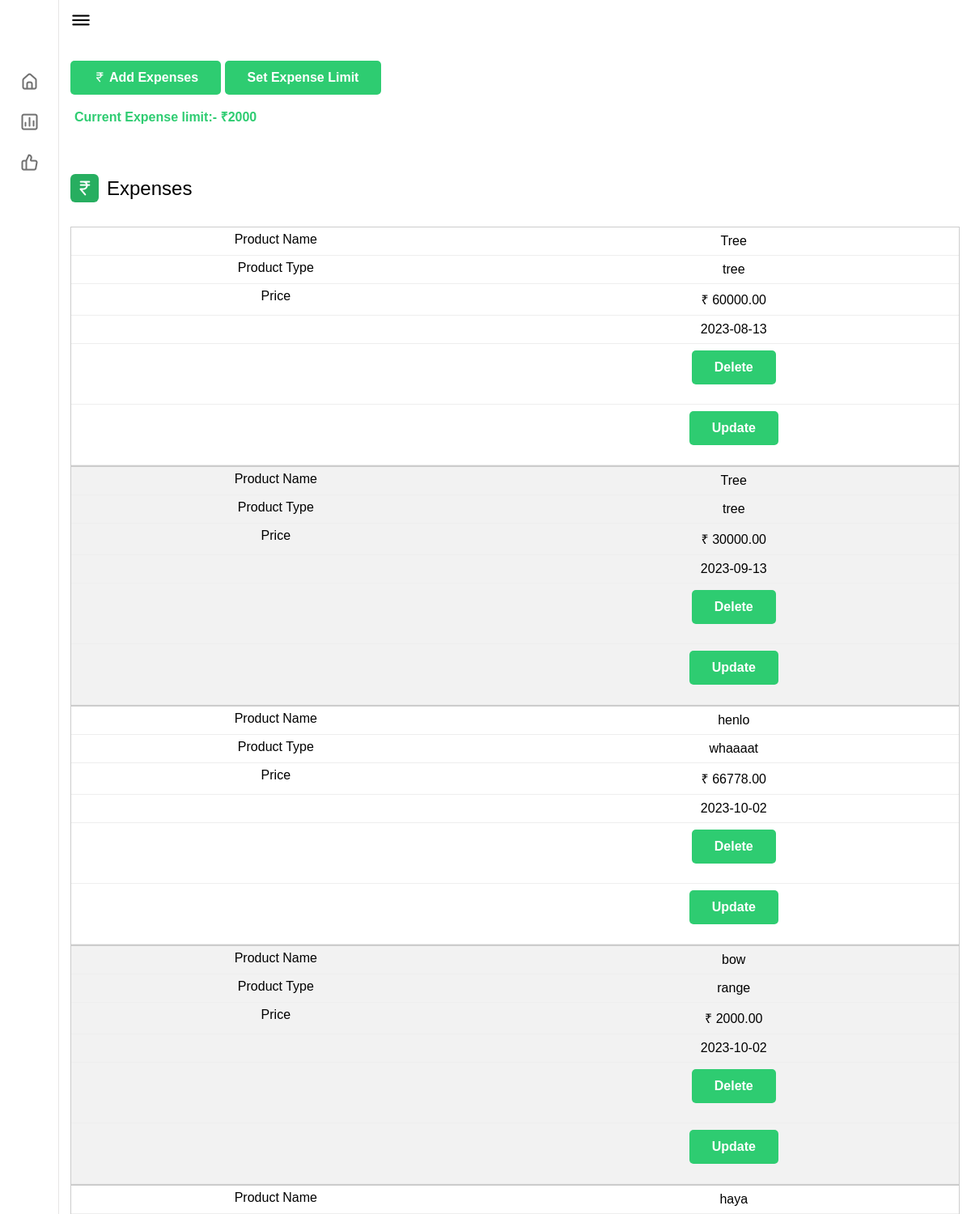
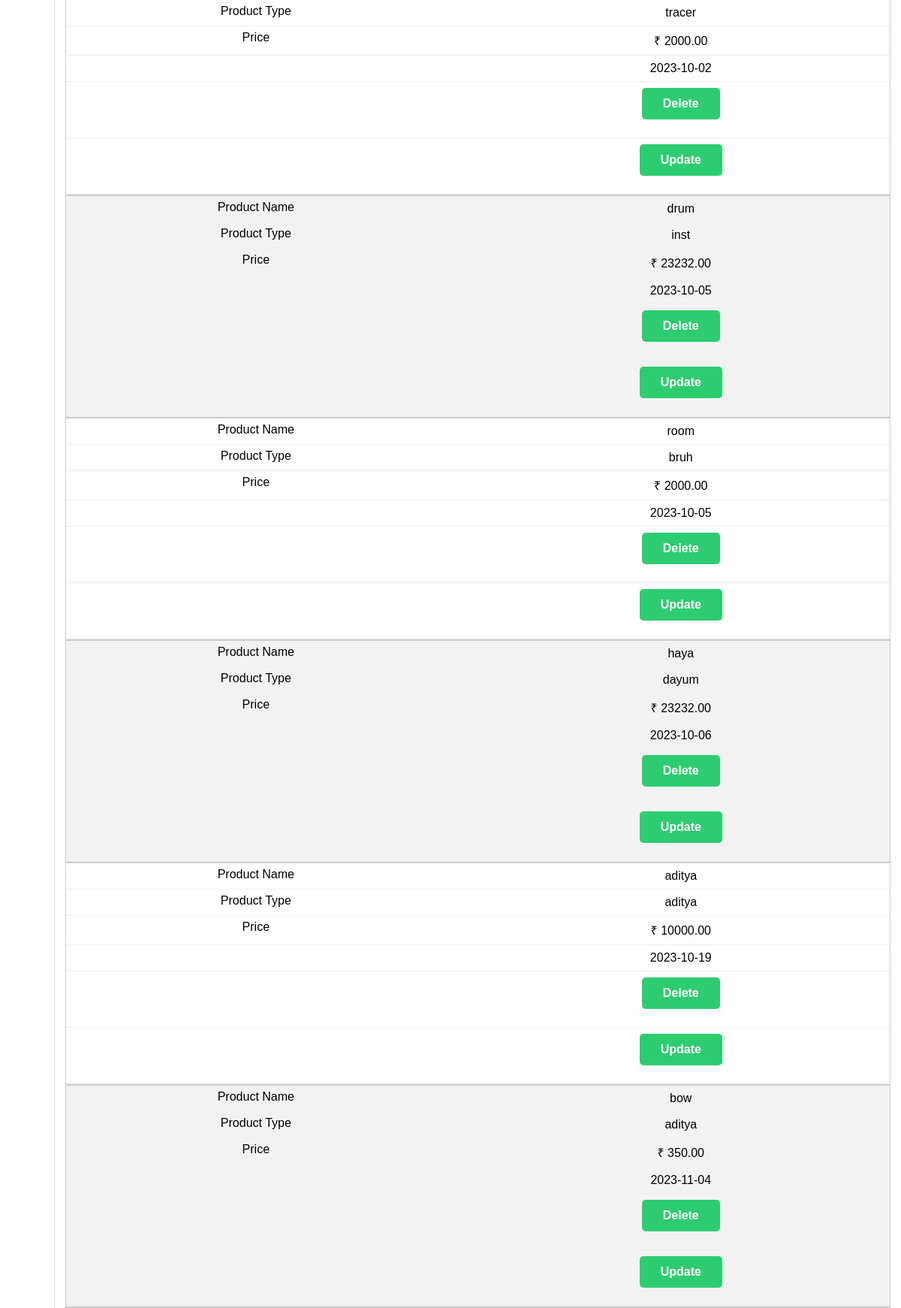
The page /dashboard/expenses.php (signed in, upper part) on the database its author committed (2 pictures, top to bottom).
### tables this page shows
CREATE TABLE `users` (
  `id` int(20) NOT NULL,
  `fname` varchar(30) NOT NULL,
  `lname` varchar(20) NOT NULL,
  `email` varchar(50) NOT NULL,
  `phone` varchar(10) DEFAULT NULL,
  `password` varchar(30) NOT NULL,
  `expense_limit` varchar(10) DEFAULT '1000'
);

CREATE TABLE `expenses` (
  `expense_id` int(11) NOT NULL,
  `user_id` int(11) DEFAULT NULL,
  `expense_name` varchar(50) NOT NULL,
  `expense_type` varchar(50) DEFAULT NULL,
  `expense_amount` decimal(10,2) NOT NULL,
  `date_added` date DEFAULT current_timestamp()
);

### dashboard/expenses.php (the view, shortened to what this page needs)
<?php
include '../connectDB.php';
if (isset($_SESSION['id'])) {
    $id = $_SESSION['id'];
    $sql = "SELECT * from `users` where id = '$id'";
    $result = mysqli_query($con, $sql);
    $row = mysqli_fetch_assoc($result);
    $expenseLimit = $row['expense_limit'];
} else {
    echo "<script>window.location.href='../login.php';</script>";
}
?>
<!DOCTYPE html>
<html lang="en">
<head>
    <link rel="stylesheet" href="../assets/css/dashboard.css">
    <link rel="stylesheet" href="../assets/css/modal.css">
    <link rel="stylesheet" href="https://unicons.iconscout.com/release/v4.0.0/css/line.css">
</head>
<body>
    <nav>
        <div class="logo-name">
        </div>
        <div class="menu-items">
            <ul class="nav-links">
                <li><a href="dashboard.php">
                        <i class="uil uil-estate"></i>
                    </a></li>
                <li><a href="expenses.php">
                        <i class="uil uil-chart"></i>
                    </a></li>
                <li><a href="user.php">
                        <i class="uil uil-thumbs-up"></i>
                    </a></li>
            </ul>
        </div>
    </nav>
    <section class="dashboard">
        <div class="top">
            <i class="uil uil-bars sidebar-toggle"></i>
        </div>
        <div class="dash-content" id="add-expense">
            <div class="overview">
                <div class="activity add_expenses">
                    <?php include 'add_expenses.php' ?>
                    <button type="button" class="edit-profile-btn open-modal" data-open="modal_exp_limit">Set Expense Limit</button>
                    <?php
                    if ($expenseLimit != NULL) echo '<div style="color:#2ecc71;font-weight:bold;padding-left:5px;">Current Expense limit:- ₹' . $expenseLimit . '</div>';
                    else echo '<div style="color:red;font-weight:bold;padding-left:5px;">No limit set yet!</div>';
                    ?>
                </div>
                <div class=" activity">
                    <?php
                    $sql = "SELECT * FROM expenses WHERE user_id = '$id'";
                    $result = mysqli_query($con, $sql);
                    if (mysqli_num_rows($result) > 0) {
                        echo '<div class="title">
                            <i class="uil uil-rupee-sign"></i>
                            <span class="text">Expenses</span>
                        </div>
                        <div class="table-container">
                            <table>
                        <thead>
                            <tr>
                                <th>Product Name</th>
                                <th>Product Type</th>
                                <th>Price</th>
                                <th>Date of Expense</th>
                                <th><th>
                            </tr>
                        </thead>
                        <tbody>';
                        while ($row = mysqli_fetch_assoc($result)) {
                            $expense_Id = $row['expense_id'];
                            $expenseName = $row['expense_name'];
                            $expenseType = $row['expense_type'];
                            $expenseAmount = $row['expense_amount'];
                            $date_added = $row['date_added'];
                            echo '<tr>
                        <td>' . $expenseName . '</td>
                        <td>' . $expenseType . '</td>
                        <td>₹ ' . $expenseAmount . '</td>
                        <td>' . $date_added . '</td>
                        <td>
                        <div class="btn-group">
                        <button type="button" class="open-modal" data-open="modal_' . $expense_Id . '">Delete</button>
                      </div>
                        </td>
                        <td>
                        <div class="btn-group">
                        <button type="button" class="open-modal" data-open="modal3_' . $expense_Id . '">Update</button>
                      </div>
                        </td>
                     </tr>';
                        }
                        echo '</tbody></table>';
                    } else {
                        echo '<div class="if-no-exp ">
                        <div class="text"><strong>No Expenses yet :(</strong></div>
                    </div>';
                    }
                    ?>
                </div>
            </div>
        </div>
        </div>
    </section>
</body>
</html>

### dashboard/add_expenses.php (shortened to what this page needs)
<div class="btn-group">
    <button type="button" class="open-modal" data-open="modal2">
    <i class="uil uil-rupee-sign"></i>
        Add Expenses </button>

### assets/css/dashboard.css (style rules this page uses)
* { margin: 0; padding: 0; box-sizing: border-box; font-family: 'REM', sans-serif; }
:root { --primary-color: #27ae60; --panel-color: #FFF; --text-color: #000; --black-light-color: #707070; --border-color: #e6e5e5; --toggle-color: #DDD; --box1-color: #90e0b2; --box2-color: #beefd3; --box3-color: #dfe8e2; --title-icon-color: #fff; --tran-05: all 0.5s ease; --tran-03: all 0.3s ease; --tran-03: all 0.2s ease; }
body { overflow-x: hidden; }
table { width: 100%; border-collapse: collapse; margin-bottom: 20px; }
th, td { border: 1px solid #ccc; padding: 10px; text-align: center; }
tr:nth-child(even) { background-color: #f2f2f2; }
nav { position: fixed; top: 0; left: 0; height: 100%; width: 250px; padding: 10px 14px; background-color: var(--panel-color); border-right: 1px solid var(--border-color); transition: var(--tran-05); }
nav .logo-name { display: flex; align-items: center; }
nav .menu-items { margin-top: 40px; height: calc(100% - 90px); display: flex; flex-direction: column; justify-content: space-between; }
.menu-items li { list-style: none; }
.menu-items li a { display: flex; align-items: center; height: 50px; text-decoration: none; position: relative; }
.menu-items li a i { font-size: 24px; min-width: 45px; height: 100%; display: flex; align-items: center; justify-content: center; color: var(--black-light-color); }
.dashboard { position: relative; left: 250px; background-color: var(--panel-color); min-height: 100vh; width: calc(100% - 250px); padding: 10px 14px; transition: var(--tran-05); }
.dashboard .top { position: fixed; top: 0; left: 250px; display: flex; width: calc(100% - 250px); justify-content: space-between; align-items: center; padding: 10px 14px; background-color: var(--panel-color); transition: var(--tran-05); z-index: 10; }
.dashboard .top .sidebar-toggle { font-size: 26px; color: var(--text-color); cursor: pointer; }
.dash-content .title { display: flex; align-items: center; margin: 60px 0 30px 0; }
.dash-content .title i { position: relative; height: 35px; width: 35px; background-color: var(--primary-color); border-radius: 6px; color: var(--title-icon-color); display: flex; align-items: center; justify-content: center; font-size: 24px; }
.dash-content .title .text { font-size: 24px; font-weight: 500; color: var(--text-color); margin-left: 10px; }
.add_expenses { margin-top: 50px; }
@media (max-width: 1300px) { nav { width: 73px; } }
@media (max-width: 1300px) { nav ~ .dashboard { left: 73px; width: calc(100% - 73px); } }
@media (max-width: 1300px) { nav ~ .dashboard .top { left: 73px; width: calc(100% - 73px); } }
table { width: 100%; border-collapse: collapse; }
th, td { padding: 8px; text-align: center; border-bottom: 1px solid #ddd; }
@media only screen and (max-width: 760px),
(min-device-width: 768px) and (max-device-width: 1024px) { table, thead, tbody, th, td, tr { display: block; } }
@media only screen and (max-width: 760px),
(min-device-width: 768px) and (max-device-width: 1024px) { tr { border: 1px solid #ccc; } }
@media only screen and (max-width: 760px),
(min-device-width: 768px) and (max-device-width: 1024px) { td { border: none; border-bottom: 1px solid #eee; position: relative; padding-left: 50%; } }
@media only screen and (max-width: 760px),
(min-device-width: 768px) and (max-device-width: 1024px) { td:before { position: absolute; top: 6px; left: 6px; width: 45%; padding-right: 10px; white-space: nowrap; } }
@media only screen and (max-width: 760px),
(min-device-width: 768px) and (max-device-width: 1024px) { td:nth-of-type(1):before { content: "Product Name"; } }
@media only screen and (max-width: 760px),
(min-device-width: 768px) and (max-device-width: 1024px) { td:nth-of-type(2):before { content: "Product Type"; } }
@media only screen and (max-width: 760px),
(min-device-width: 768px) and (max-device-width: 1024px) { td:nth-of-type(3):before { content: "Price"; } }
@media only screen and (max-width: 760px),
(min-device-width: 768px) and (max-device-width: 1024px) { td:nth-of-type(4):before { content: " "; } }
@media only screen and (max-width: 760px),
(min-device-width: 768px) and (max-device-width: 1024px) { td:nth-of-type(5):before { content: " "; } }
#add-expense { padding-top: 15px; }

### rows shown on the page
users: expense_limit "2000"
expenses: expense_name "Tree", expense_type "tree", expense_amount "60000.00", date_added "2023-08-13"
expenses: expense_name "Tree", expense_type "tree", expense_amount "30000.00", date_added "2023-09-13"
expenses: expense_name "henlo", expense_type "whaaaat", expense_amount "66778.00", date_added "2023-10-02"
expenses: expense_name "bow", expense_type "range", expense_amount "2000.00", date_added "2023-10-02"
expenses: expense_name "haya", expense_type "tracer", expense_amount "2000.00", date_added "2023-10-02"
expenses: expense_name "drum", expense_type "inst", expense_amount "23232.00", date_added "2023-10-05"
expenses: expense_name "room", expense_type "bruh", expense_amount "2000.00", date_added "2023-10-05"
expenses: expense_name "haya", expense_type "dayum", expense_amount "23232.00", date_added "2023-10-06"
expenses: expense_name "aditya", expense_type "aditya", expense_amount "10000.00", date_added "2023-10-19"
expenses: expense_name "bow", expense_type "aditya", expense_amount "350.00", date_added "2023-11-04"
